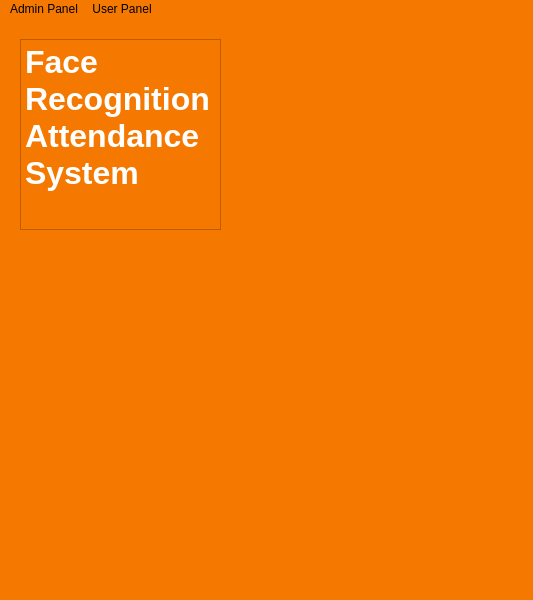
<?xml version="1.0" encoding="UTF-8"?>
<ui version="4.0">
 <class>MainWindow</class>
 <widget class="QMainWindow" name="MainWindow">
  <property name="geometry">
   <rect>
    <x>0</x>
    <y>0</y>
    <width>533</width>
    <height>600</height>
   </rect>
  </property>
  <property name="windowTitle">
   <string>MainWindow</string>
  </property>
  <property name="styleSheet">
   <string notr="true">background-color: rgb(245, 121, 0);
color: rgb(0, 0, 0);</string>
  </property>
  <widget class="QWidget" name="centralwidget">
   <widget class="QLabel" name="msg">
    <property name="geometry">
     <rect>
      <x>20</x>
      <y>520</y>
      <width>501</width>
      <height>41</height>
     </rect>
    </property>
    <property name="font">
     <font>
      <pointsize>16</pointsize>
     </font>
    </property>
    <property name="styleSheet">
     <string notr="true">color: rgb(239, 41, 41);</string>
    </property>
    <property name="text">
     <string/>
    </property>
   </widget>
   <widget class="QLabel" name="label">
    <property name="geometry">
     <rect>
      <x>240</x>
      <y>0</y>
      <width>301</width>
      <height>201</height>
     </rect>
    </property>
    <property name="maximumSize">
     <size>
      <width>2777215</width>
      <height>2777215</height>
     </size>
    </property>
    <property name="styleSheet">
     <string notr="true">background-image: url(:/newPrefix/ar1.png);</string>
    </property>
    <property name="text">
     <string/>
    </property>
    <property name="pixmap">
     <pixmap resource="images.qrc">:/newPrefix/ar1.png</pixmap>
    </property>
    <property name="scaledContents">
     <bool>true</bool>
    </property>
   </widget>
   <widget class="QTextEdit" name="textEdit">
    <property name="geometry">
     <rect>
      <x>20</x>
      <y>20</y>
      <width>201</width>
      <height>191</height>
     </rect>
    </property>
    <property name="styleSheet">
     <string notr="true">font: 75 italic 11pt &quot;Yrsa&quot;;</string>
    </property>
    <property name="html">
     <string>&lt;!DOCTYPE HTML PUBLIC &quot;-//W3C//DTD HTML 4.0//EN&quot; &quot;http://www.w3.org/TR/REC-html40/strict.dtd&quot;&gt;
&lt;html&gt;&lt;head&gt;&lt;meta name=&quot;qrichtext&quot; content=&quot;1&quot; /&gt;&lt;style type=&quot;text/css&quot;&gt;
p, li { white-space: pre-wrap; }
&lt;/style&gt;&lt;/head&gt;&lt;body style=&quot; font-family:'Yrsa'; font-size:11pt; font-weight:72; font-style:italic;&quot;&gt;
&lt;p style=&quot; margin-top:0px; margin-bottom:0px; margin-left:0px; margin-right:0px; -qt-block-indent:0; text-indent:0px;&quot;&gt;&lt;span style=&quot; font-family:'Ubuntu'; font-size:24pt; font-weight:600; font-style:normal; color:#ffffff;&quot;&gt;Face Recognition Attendance System&lt;/span&gt;&lt;/p&gt;&lt;/body&gt;&lt;/html&gt;</string>
    </property>
   </widget>
   <widget class="QLabel" name="label_2">
    <property name="geometry">
     <rect>
      <x>-4</x>
      <y>220</y>
      <width>541</width>
      <height>281</height>
     </rect>
    </property>
    <property name="styleSheet">
     <string notr="true">background-image: url(:/newPrefix/face.jpeg);</string>
    </property>
    <property name="text">
     <string/>
    </property>
    <property name="pixmap">
     <pixmap resource="images.qrc">:/newPrefix/face.jpeg</pixmap>
    </property>
    <property name="scaledContents">
     <bool>true</bool>
    </property>
   </widget>
  </widget>
  <widget class="QMenuBar" name="menubar">
   <property name="geometry">
    <rect>
     <x>0</x>
     <y>0</y>
     <width>533</width>
     <height>22</height>
    </rect>
   </property>
   <widget class="QMenu" name="menuAdmin_Panel">
    <property name="title">
     <string>Admin Panel</string>
    </property>
    <addaction name="action_Add_User"/>
    <addaction name="action_Show_Info"/>
    <addaction name="action_Train_Data"/>
   </widget>
   <widget class="QMenu" name="menuUser_Panel">
    <property name="title">
     <string>User Panel</string>
    </property>
    <addaction name="action_Take_Attendance"/>
   </widget>
   <addaction name="menuAdmin_Panel"/>
   <addaction name="menuUser_Panel"/>
  </widget>
  <widget class="QStatusBar" name="statusbar"/>
  <action name="action_Add_User">
   <property name="text">
    <string>     Add User</string>
   </property>
  </action>
  <action name="action_Show_Info">
   <property name="text">
    <string>     Show Info</string>
   </property>
  </action>
  <action name="action_Take_Attendance">
   <property name="text">
    <string>   Take Attendance</string>
   </property>
  </action>
  <action name="action_Train_Data">
   <property name="text">
    <string>     Train Data</string>
   </property>
  </action>
 </widget>
 <resources>
  <include location="images.qrc"/>
 </resources>
 <connections/>
</ui>
